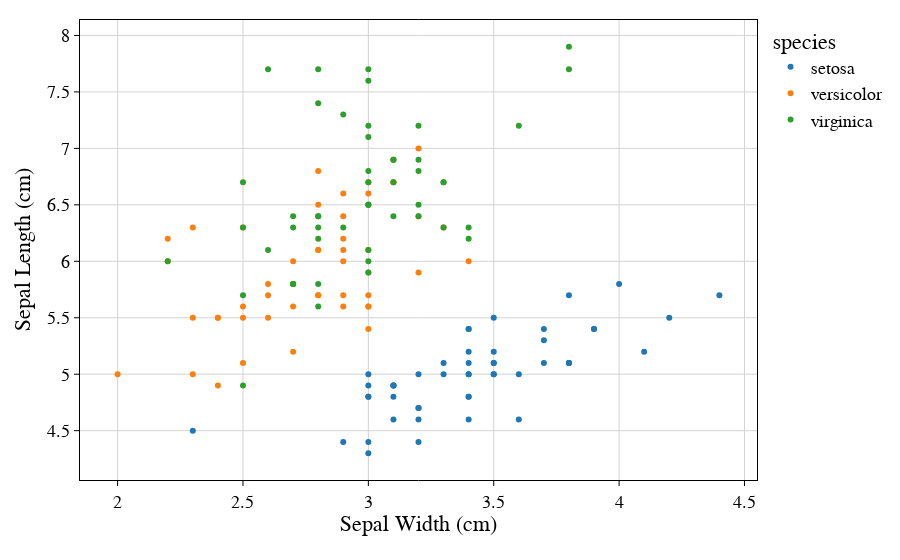

The notebook cell this image was saved under:
### Code cell
# 2) テンプレートを使ってグラフを描画
pl.thesis_layout()

df = px.data.iris()  # サンプルデータ
fig = px.scatter(
    df,
    x='sepal_width',
    y='sepal_length',
    color='species',
)

# 軸ラベル等を個別に上書きしたい場合はこんな感じで
fig.update_xaxes(title_text="Sepal Width (cm)")
fig.update_yaxes(title_text="Sepal Length (cm)")

# 凡例のデザインなども調整可能
# fig.update_layout(
#     legend=dict(
#         x=0.8, y=1.0,
#         bordercolor="black",
#         borderwidth=1
#     )
# )


fig.show()

### Figure 1 — Plotly figure (JSON) as saved in the notebook; plotly's stock layout.template omitted (floating-point values rounded to 4 significant figures)
{"data": [{"hovertemplate": "species=setosa<br>sepal_width=%{x}<br>sepal_length=%{y}<extra></extra>", "legendgroup": "setosa", "marker": {"color": "#1F77B4", "symbol": "circle"}, "mode": "markers", "name": "setosa", "orientation": "v", "showlegend": true, "type": "scatter", "x": [3.5, 3, 3.2, 3.1, 3.6, 3.9, 3.4, 3.4, 2.9, 3.1, 3.7, 3.4, 3, 3, 4, 4.4, 3.9, 3.5, 3.8, 3.8, 3.4, 3.7, 3.6, 3.3, 3.4, 3, 3.4, 3.5, 3.4, 3.2, 3.1, 3.4, 4.1, 4.2, 3.1, 3.2, 3.5, 3.1, 3, 3.4, 3.5, 2.3, 3.2, 3.5, 3.8, 3, 3.8, 3.2, 3.7, 3.3], "xaxis": "x", "y": [5.1, 4.9, 4.7, 4.6, 5, 5.4, 4.6, 5, 4.4, 4.9, 5.4, 4.8, 4.8, 4.3, 5.8, 5.7, 5.4, 5.1, 5.7, 5.1, 5.4, 5.1, 4.6, 5.1, 4.8, 5, 5, 5.2, 5.2, 4.7, 4.8, 5.4, 5.2, 5.5, 4.9, 5, 5.5, 4.9, 4.4, 5.1, 5, 4.5, 4.4, 5, 5.1, 4.8, 5.1, 4.6, 5.3, 5], "yaxis": "y"}, {"hovertemplate": "species=versicolor<br>sepal_width=%{x}<br>sepal_length=%{y}<extra></extra>", "legendgroup": "versicolor", "marker": {"color": "#FF7F0E", "symbol": "circle"}, "mode": "markers", "name": "versicolor", "orientation": "v", "showlegend": true, "type": "scatter", "x": [3.2, 3.2, 3.1, 2.3, 2.8, 2.8, 3.3, 2.4, 2.9, 2.7, 2, 3, 2.2, 2.9, 2.9, 3.1, 3, 2.7, 2.2, 2.5, 3.2, 2.8, 2.5, 2.8, 2.9, 3, 2.8, 3, 2.9, 2.6, 2.4, 2.4, 2.7, 2.7, 3, 3.4, 3.1, 2.3, 3, 2.5, 2.6, 3, 2.6, 2.3, 2.7, 3, 2.9, 2.9, 2.5, 2.8], "xaxis": "x", "y": [7, 6.4, 6.9, 5.5, 6.5, 5.7, 6.3, 4.9, 6.6, 5.2, 5, 5.9, 6, 6.1, 5.6, 6.7, 5.6, 5.8, 6.2, 5.6, 5.9, 6.1, 6.3, 6.1, 6.4, 6.6, 6.8, 6.7, 6, 5.7, 5.5, 5.5, 5.8, 6, 5.4, 6, 6.7, 6.3, 5.6, 5.5, 5.5, 6.1, 5.8, 5, 5.6, 5.7, 5.7, 6.2, 5.1, 5.7], "yaxis": "y"}, {"hovertemplate": "species=virginica<br>sepal_width=%{x}<br>sepal_length=%{y}<extra></extra>", "legendgroup": "virginica", "marker": {"color": "#2CA02C", "symbol": "circle"}, "mode": "markers", "name": "virginica", "orientation": "v", "showlegend": true, "type": "scatter", "x": [3.3, 2.7, 3, 2.9, 3, 3, 2.5, 2.9, 2.5, 3.6, 3.2, 2.7, 3, 2.5, 2.8, 3.2, 3, 3.8, 2.6, 2.2, 3.2, 2.8, 2.8, 2.7, 3.3, 3.2, 2.8, 3, 2.8, 3, 2.8, 3.8, 2.8, 2.8, 2.6, 3, 3.4, 3.1, 3, 3.1, 3.1, 3.1, 2.7, 3.2, 3.3, 3, 2.5, 3, 3.4, 3], "xaxis": "x", "y": [6.3, 5.8, 7.1, 6.3, 6.5, 7.6, 4.9, 7.3, 6.7, 7.2, 6.5, 6.4, 6.8, 5.7, 5.8, 6.4, 6.5, 7.7, 7.7, 6, 6.9, 5.6, 7.7, 6.3, 6.7, 7.2, 6.2, 6.1, 6.4, 7.2, 7.4, 7.9, 6.4, 6.3, 6.1, 7.7, 6.3, 6.4, 6, 6.9, 6.7, 6.9, 5.8, 6.8, 6.7, 6.7, 6.3, 6.5, 6.2, 5.9], "yaxis": "y"}], "layout": {"legend": {"title": {"text": "species"}, "tracegroupgap": 0}, "xaxis": {"anchor": "y", "domain": [0, 1], "title": {"text": "Sepal Width (cm)"}}, "yaxis": {"anchor": "x", "domain": [0, 1], "title": {"text": "Sepal Length (cm)"}}}}
